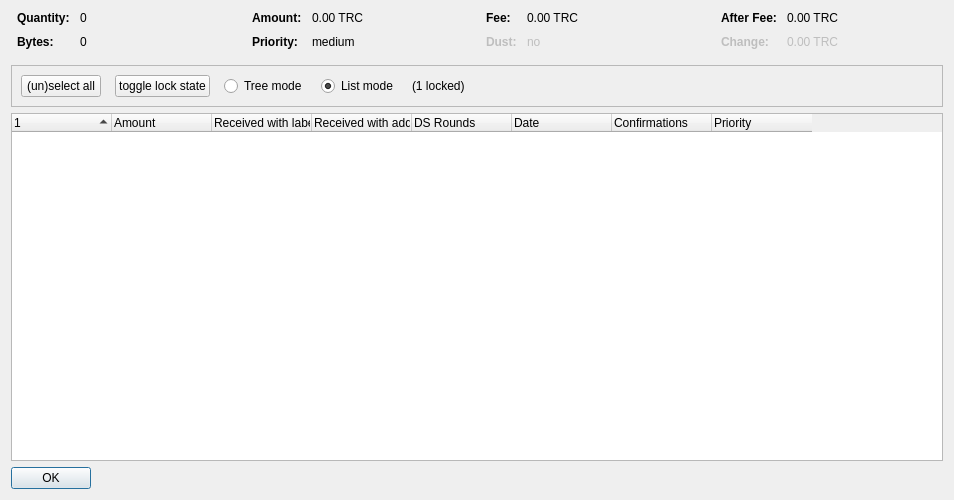
<?xml version="1.0" encoding="UTF-8"?>
<ui version="4.0">
 <class>CoinControlDialog</class>
 <widget class="QDialog" name="CoinControlDialog">
  <property name="geometry">
   <rect>
    <x>0</x>
    <y>0</y>
    <width>954</width>
    <height>500</height>
   </rect>
  </property>
  <property name="windowTitle">
   <string>Coin Selection</string>
  </property>
  <layout class="QVBoxLayout" name="verticalLayout">
   <item>
    <layout class="QHBoxLayout" name="horizontalLayoutTop" stretch="0,0,0,0">
     <property name="topMargin">
      <number>0</number>
     </property>
     <property name="bottomMargin">
      <number>10</number>
     </property>
     <item>
      <layout class="QFormLayout" name="formLayoutCoinControl1">
       <property name="horizontalSpacing">
        <number>10</number>
       </property>
       <property name="verticalSpacing">
        <number>10</number>
       </property>
       <property name="leftMargin">
        <number>6</number>
       </property>
       <property name="rightMargin">
        <number>6</number>
       </property>
       <item row="0" column="0">
        <widget class="QLabel" name="labelCoinControlQuantityText">
         <property name="font">
          <font>
           <weight>75</weight>
           <bold>true</bold>
          </font>
         </property>
         <property name="text">
          <string>Quantity:</string>
         </property>
        </widget>
       </item>
       <item row="0" column="1">
        <widget class="QLabel" name="labelCoinControlQuantity">
         <property name="cursor">
          <cursorShape>IBeamCursor</cursorShape>
         </property>
         <property name="contextMenuPolicy">
          <enum>Qt::ActionsContextMenu</enum>
         </property>
         <property name="text">
          <string notr="true">0</string>
         </property>
         <property name="textInteractionFlags">
          <set>Qt::LinksAccessibleByMouse|Qt::TextSelectableByKeyboard|Qt::TextSelectableByMouse</set>
         </property>
        </widget>
       </item>
       <item row="1" column="0">
        <widget class="QLabel" name="labelCoinControlBytesText">
         <property name="font">
          <font>
           <weight>75</weight>
           <bold>true</bold>
          </font>
         </property>
         <property name="text">
          <string>Bytes:</string>
         </property>
        </widget>
       </item>
       <item row="1" column="1">
        <widget class="QLabel" name="labelCoinControlBytes">
         <property name="cursor">
          <cursorShape>IBeamCursor</cursorShape>
         </property>
         <property name="contextMenuPolicy">
          <enum>Qt::ActionsContextMenu</enum>
         </property>
         <property name="text">
          <string notr="true">0</string>
         </property>
         <property name="textInteractionFlags">
          <set>Qt::LinksAccessibleByMouse|Qt::TextSelectableByKeyboard|Qt::TextSelectableByMouse</set>
         </property>
        </widget>
       </item>
      </layout>
     </item>
     <item>
      <layout class="QFormLayout" name="formLayoutCoinControl2">
       <property name="horizontalSpacing">
        <number>10</number>
       </property>
       <property name="verticalSpacing">
        <number>10</number>
       </property>
       <property name="leftMargin">
        <number>6</number>
       </property>
       <property name="rightMargin">
        <number>6</number>
       </property>
       <item row="0" column="0">
        <widget class="QLabel" name="labelCoinControlAmountText">
         <property name="font">
          <font>
           <weight>75</weight>
           <bold>true</bold>
          </font>
         </property>
         <property name="text">
          <string>Amount:</string>
         </property>
        </widget>
       </item>
       <item row="0" column="1">
        <widget class="QLabel" name="labelCoinControlAmount">
         <property name="cursor">
          <cursorShape>IBeamCursor</cursorShape>
         </property>
         <property name="contextMenuPolicy">
          <enum>Qt::ActionsContextMenu</enum>
         </property>
         <property name="text">
          <string notr="true">0.00 TRC</string>
         </property>
         <property name="textInteractionFlags">
          <set>Qt::LinksAccessibleByMouse|Qt::TextSelectableByKeyboard|Qt::TextSelectableByMouse</set>
         </property>
        </widget>
       </item>
       <item row="1" column="0">
        <widget class="QLabel" name="labelCoinControlPriorityText">
         <property name="font">
          <font>
           <weight>75</weight>
           <bold>true</bold>
          </font>
         </property>
         <property name="text">
          <string>Priority:</string>
         </property>
        </widget>
       </item>
       <item row="1" column="1">
        <widget class="QLabel" name="labelCoinControlPriority">
         <property name="cursor">
          <cursorShape>IBeamCursor</cursorShape>
         </property>
         <property name="contextMenuPolicy">
          <enum>Qt::ActionsContextMenu</enum>
         </property>
         <property name="text">
          <string>medium</string>
         </property>
         <property name="textInteractionFlags">
          <set>Qt::LinksAccessibleByMouse|Qt::TextSelectableByKeyboard|Qt::TextSelectableByMouse</set>
         </property>
        </widget>
       </item>
      </layout>
     </item>
     <item>
      <layout class="QFormLayout" name="formLayoutCoinControl3">
       <property name="horizontalSpacing">
        <number>10</number>
       </property>
       <property name="verticalSpacing">
        <number>10</number>
       </property>
       <property name="leftMargin">
        <number>6</number>
       </property>
       <property name="rightMargin">
        <number>6</number>
       </property>
       <item row="0" column="0">
        <widget class="QLabel" name="labelCoinControlFeeText">
         <property name="font">
          <font>
           <weight>75</weight>
           <bold>true</bold>
          </font>
         </property>
         <property name="text">
          <string>Fee:</string>
         </property>
        </widget>
       </item>
       <item row="0" column="1">
        <widget class="QLabel" name="labelCoinControlFee">
         <property name="cursor">
          <cursorShape>IBeamCursor</cursorShape>
         </property>
         <property name="contextMenuPolicy">
          <enum>Qt::ActionsContextMenu</enum>
         </property>
         <property name="text">
          <string notr="true">0.00 TRC</string>
         </property>
         <property name="textInteractionFlags">
          <set>Qt::LinksAccessibleByMouse|Qt::TextSelectableByKeyboard|Qt::TextSelectableByMouse</set>
         </property>
        </widget>
       </item>
       <item row="1" column="0">
        <widget class="QLabel" name="labelCoinControlLowOutputText">
         <property name="enabled">
          <bool>false</bool>
         </property>
         <property name="font">
          <font>
           <weight>75</weight>
           <bold>true</bold>
          </font>
         </property>
         <property name="text">
          <string>Dust:</string>
         </property>
        </widget>
       </item>
       <item row="1" column="1">
        <widget class="QLabel" name="labelCoinControlLowOutput">
         <property name="enabled">
          <bool>false</bool>
         </property>
         <property name="cursor">
          <cursorShape>IBeamCursor</cursorShape>
         </property>
         <property name="contextMenuPolicy">
          <enum>Qt::ActionsContextMenu</enum>
         </property>
         <property name="text">
          <string>no</string>
         </property>
         <property name="textInteractionFlags">
          <set>Qt::LinksAccessibleByMouse|Qt::TextSelectableByKeyboard|Qt::TextSelectableByMouse</set>
         </property>
        </widget>
       </item>
      </layout>
     </item>
     <item>
      <layout class="QFormLayout" name="formLayoutCoinControl4">
       <property name="horizontalSpacing">
        <number>10</number>
       </property>
       <property name="verticalSpacing">
        <number>10</number>
       </property>
       <property name="leftMargin">
        <number>6</number>
       </property>
       <property name="rightMargin">
        <number>6</number>
       </property>
       <item row="0" column="0">
        <widget class="QLabel" name="labelCoinControlAfterFeeText">
         <property name="font">
          <font>
           <weight>75</weight>
           <bold>true</bold>
          </font>
         </property>
         <property name="text">
          <string>After Fee:</string>
         </property>
        </widget>
       </item>
       <item row="0" column="1">
        <widget class="QLabel" name="labelCoinControlAfterFee">
         <property name="cursor">
          <cursorShape>IBeamCursor</cursorShape>
         </property>
         <property name="contextMenuPolicy">
          <enum>Qt::ActionsContextMenu</enum>
         </property>
         <property name="text">
          <string notr="true">0.00 TRC</string>
         </property>
         <property name="textInteractionFlags">
          <set>Qt::LinksAccessibleByMouse|Qt::TextSelectableByKeyboard|Qt::TextSelectableByMouse</set>
         </property>
        </widget>
       </item>
       <item row="1" column="0">
        <widget class="QLabel" name="labelCoinControlChangeText">
         <property name="enabled">
          <bool>false</bool>
         </property>
         <property name="font">
          <font>
           <weight>75</weight>
           <bold>true</bold>
          </font>
         </property>
         <property name="text">
          <string>Change:</string>
         </property>
        </widget>
       </item>
       <item row="1" column="1">
        <widget class="QLabel" name="labelCoinControlChange">
         <property name="enabled">
          <bool>false</bool>
         </property>
         <property name="cursor">
          <cursorShape>IBeamCursor</cursorShape>
         </property>
         <property name="contextMenuPolicy">
          <enum>Qt::ActionsContextMenu</enum>
         </property>
         <property name="text">
          <string notr="true">0.00 TRC</string>
         </property>
         <property name="textInteractionFlags">
          <set>Qt::LinksAccessibleByMouse|Qt::TextSelectableByKeyboard|Qt::TextSelectableByMouse</set>
         </property>
        </widget>
       </item>
      </layout>
     </item>
    </layout>
   </item>
   <item>
    <widget class="QFrame" name="frame">
     <property name="minimumSize">
      <size>
       <width>0</width>
       <height>40</height>
      </size>
     </property>
     <property name="frameShape">
      <enum>QFrame::StyledPanel</enum>
     </property>
     <property name="frameShadow">
      <enum>QFrame::Sunken</enum>
     </property>
     <layout class="QHBoxLayout" name="horizontalLayout">
      <item>
       <layout class="QHBoxLayout" name="horizontalLayoutPanel" stretch="0,0,0,0,0,0">
        <property name="spacing">
         <number>14</number>
        </property>
        <item>
         <widget class="QPushButton" name="pushButtonSelectAll">
          <property name="sizePolicy">
           <sizepolicy hsizetype="Maximum" vsizetype="Fixed">
            <horstretch>0</horstretch>
            <verstretch>0</verstretch>
           </sizepolicy>
          </property>
          <property name="text">
           <string>(un)select all</string>
          </property>
          <property name="autoDefault">
           <bool>false</bool>
          </property>
         </widget>
        </item>
        <item>
         <widget class="QPushButton" name="pushButtonToggleLock">
          <property name="sizePolicy">
           <sizepolicy hsizetype="Maximum" vsizetype="Fixed">
            <horstretch>0</horstretch>
            <verstretch>0</verstretch>
           </sizepolicy>
          </property>
          <property name="text">
           <string>toggle lock state</string>
          </property>
          <property name="autoDefault">
           <bool>false</bool>
          </property>
         </widget>
        </item>
        <item>
         <widget class="QRadioButton" name="radioTreeMode">
          <property name="sizePolicy">
           <sizepolicy hsizetype="Maximum" vsizetype="Fixed">
            <horstretch>0</horstretch>
            <verstretch>0</verstretch>
           </sizepolicy>
          </property>
          <property name="text">
           <string>Tree mode</string>
          </property>
         </widget>
        </item>
        <item>
         <widget class="QRadioButton" name="radioListMode">
          <property name="sizePolicy">
           <sizepolicy hsizetype="Maximum" vsizetype="Fixed">
            <horstretch>0</horstretch>
            <verstretch>0</verstretch>
           </sizepolicy>
          </property>
          <property name="text">
           <string>List mode</string>
          </property>
          <property name="checked">
           <bool>true</bool>
          </property>
         </widget>
        </item>
        <item>
         <widget class="QLabel" name="labelLocked">
          <property name="text">
           <string>(1 locked)</string>
          </property>
         </widget>
        </item>
        <item>
         <spacer name="horizontalSpacer">
          <property name="orientation">
           <enum>Qt::Horizontal</enum>
          </property>
          <property name="sizeHint" stdset="0">
           <size>
            <width>40</width>
            <height>20</height>
           </size>
          </property>
         </spacer>
        </item>
       </layout>
      </item>
     </layout>
    </widget>
   </item>
   <item>
    <widget class="CoinControlTreeWidget" name="treeWidget">
     <property name="contextMenuPolicy">
      <enum>Qt::CustomContextMenu</enum>
     </property>
     <property name="sortingEnabled">
      <bool>false</bool>
     </property>
     <property name="columnCount">
      <number>8</number>
     </property>
     <attribute name="headerShowSortIndicator" stdset="0">
      <bool>true</bool>
     </attribute>
     <attribute name="headerStretchLastSection">
      <bool>false</bool>
     </attribute>
     <column>
      <property name="text">
       <string/>
      </property>
     </column>
     <column>
      <property name="text">
       <string>Amount</string>
      </property>
     </column>
     <column>
      <property name="text">
       <string>Received with label</string>
      </property>
     </column>
     <column>
      <property name="text">
       <string>Received with address</string>
      </property>
     </column>
     <column>
      <property name="text">
       <string>DS Rounds</string>
      </property>
     </column>
     <column>
      <property name="text">
       <string>Date</string>
      </property>
     </column>
     <column>
      <property name="text">
       <string>Confirmations</string>
      </property>
      <property name="toolTip">
       <string>Confirmed</string>
      </property>
     </column>
     <column>
      <property name="text">
       <string>Priority</string>
      </property>
     </column>
    </widget>
   </item>
   <item>
    <widget class="QDialogButtonBox" name="buttonBox">
     <property name="sizePolicy">
      <sizepolicy hsizetype="Maximum" vsizetype="Fixed">
       <horstretch>0</horstretch>
       <verstretch>0</verstretch>
      </sizepolicy>
     </property>
     <property name="orientation">
      <enum>Qt::Horizontal</enum>
     </property>
     <property name="standardButtons">
      <set>QDialogButtonBox::Ok</set>
     </property>
    </widget>
   </item>
  </layout>
 </widget>
 <customwidgets>
  <customwidget>
   <class>CoinControlTreeWidget</class>
   <extends>QTreeWidget</extends>
   <header>coincontroltreewidget.h</header>
  </customwidget>
 </customwidgets>
 <resources/>
 <connections/>
</ui>
